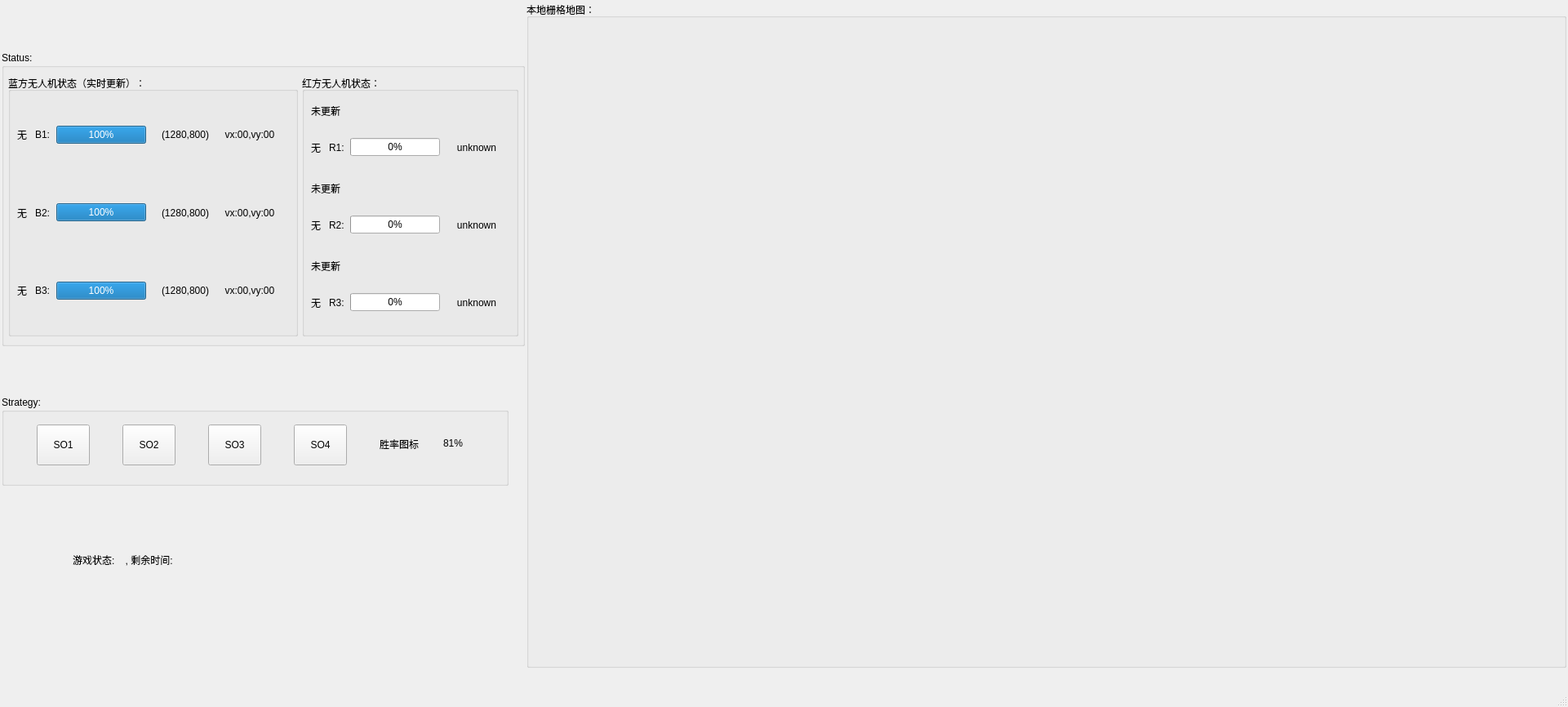
<?xml version="1.0" encoding="UTF-8"?>
<ui version="4.0">
 <class>MainWindow</class>
 <widget class="QMainWindow" name="MainWindow">
  <property name="geometry">
   <rect>
    <x>0</x>
    <y>0</y>
    <width>1921</width>
    <height>866</height>
   </rect>
  </property>
  <property name="windowTitle">
   <string>MainWindow</string>
  </property>
  <widget class="QWidget" name="centralwidget">
   <property name="sizePolicy">
    <sizepolicy hsizetype="Preferred" vsizetype="Preferred">
     <horstretch>0</horstretch>
     <verstretch>0</verstretch>
    </sizepolicy>
   </property>
   <property name="minimumSize">
    <size>
     <width>1921</width>
     <height>820</height>
    </size>
   </property>
   <property name="maximumSize">
    <size>
     <width>1921</width>
     <height>820</height>
    </size>
   </property>
   <layout class="QHBoxLayout" name="horizontalLayout_8" stretch="1,4">
    <property name="spacing">
     <number>2</number>
    </property>
    <property name="sizeConstraint">
     <enum>QLayout::SetDefaultConstraint</enum>
    </property>
    <property name="leftMargin">
     <number>2</number>
    </property>
    <property name="topMargin">
     <number>2</number>
    </property>
    <property name="rightMargin">
     <number>2</number>
    </property>
    <property name="bottomMargin">
     <number>2</number>
    </property>
    <item>
     <layout class="QVBoxLayout" name="match_layout">
      <property name="spacing">
       <number>0</number>
      </property>
      <item>
       <widget class="QGroupBox" name="groupBox_3">
        <property name="minimumSize">
         <size>
          <width>641</width>
          <height>361</height>
         </size>
        </property>
        <property name="maximumSize">
         <size>
          <width>641</width>
          <height>361</height>
         </size>
        </property>
        <property name="title">
         <string>Status:</string>
        </property>
        <layout class="QHBoxLayout" name="horizontalLayout_9" stretch="2,1">
         <property name="spacing">
          <number>1</number>
         </property>
         <property name="leftMargin">
          <number>1</number>
         </property>
         <property name="rightMargin">
          <number>1</number>
         </property>
         <item>
          <widget class="QGroupBox" name="groupBox">
           <property name="minimumSize">
            <size>
             <width>355</width>
             <height>0</height>
            </size>
           </property>
           <property name="maximumSize">
            <size>
             <width>355</width>
             <height>16777215</height>
            </size>
           </property>
           <property name="title">
            <string>蓝方无人机状态（实时更新）：</string>
           </property>
           <layout class="QVBoxLayout" name="verticalLayout_4">
            <property name="spacing">
             <number>7</number>
            </property>
            <property name="leftMargin">
             <number>0</number>
            </property>
            <property name="rightMargin">
             <number>0</number>
            </property>
            <item>
             <layout class="QHBoxLayout" name="horizontalLayout" stretch="20,24,110,88,96">
              <property name="spacing">
               <number>2</number>
              </property>
              <property name="leftMargin">
               <number>8</number>
              </property>
              <property name="rightMargin">
               <number>8</number>
              </property>
              <item>
               <widget class="QLabel" name="Bstat1">
                <property name="minimumSize">
                 <size>
                  <width>20</width>
                  <height>0</height>
                 </size>
                </property>
                <property name="maximumSize">
                 <size>
                  <width>20</width>
                  <height>16777215</height>
                 </size>
                </property>
                <property name="text">
                 <string>无</string>
                </property>
               </widget>
              </item>
              <item>
               <widget class="QLabel" name="B1">
                <property name="sizePolicy">
                 <sizepolicy hsizetype="Preferred" vsizetype="Preferred">
                  <horstretch>2</horstretch>
                  <verstretch>0</verstretch>
                 </sizepolicy>
                </property>
                <property name="minimumSize">
                 <size>
                  <width>24</width>
                  <height>0</height>
                 </size>
                </property>
                <property name="maximumSize">
                 <size>
                  <width>24</width>
                  <height>16777215</height>
                 </size>
                </property>
                <property name="text">
                 <string>B1:</string>
                </property>
               </widget>
              </item>
              <item>
               <widget class="QProgressBar" name="Bhp1">
                <property name="sizePolicy">
                 <sizepolicy hsizetype="Expanding" vsizetype="Fixed">
                  <horstretch>0</horstretch>
                  <verstretch>0</verstretch>
                 </sizepolicy>
                </property>
                <property name="minimumSize">
                 <size>
                  <width>110</width>
                  <height>0</height>
                 </size>
                </property>
                <property name="maximumSize">
                 <size>
                  <width>110</width>
                  <height>16777215</height>
                 </size>
                </property>
                <property name="value">
                 <number>100</number>
                </property>
               </widget>
              </item>
              <item>
               <widget class="QLabel" name="Bponit1">
                <property name="sizePolicy">
                 <sizepolicy hsizetype="Maximum" vsizetype="Preferred">
                  <horstretch>0</horstretch>
                  <verstretch>0</verstretch>
                 </sizepolicy>
                </property>
                <property name="minimumSize">
                 <size>
                  <width>88</width>
                  <height>0</height>
                 </size>
                </property>
                <property name="maximumSize">
                 <size>
                  <width>88</width>
                  <height>16777215</height>
                 </size>
                </property>
                <property name="text">
                 <string>(1280,800)</string>
                </property>
                <property name="alignment">
                 <set>Qt::AlignRight|Qt::AlignTrailing|Qt::AlignVCenter</set>
                </property>
               </widget>
              </item>
              <item>
               <widget class="QLabel" name="Bv1">
                <property name="sizePolicy">
                 <sizepolicy hsizetype="Maximum" vsizetype="Preferred">
                  <horstretch>0</horstretch>
                  <verstretch>0</verstretch>
                 </sizepolicy>
                </property>
                <property name="minimumSize">
                 <size>
                  <width>96</width>
                  <height>0</height>
                 </size>
                </property>
                <property name="maximumSize">
                 <size>
                  <width>96</width>
                  <height>16777215</height>
                 </size>
                </property>
                <property name="text">
                 <string>vx:00,vy:00</string>
                </property>
                <property name="alignment">
                 <set>Qt::AlignCenter</set>
                </property>
               </widget>
              </item>
             </layout>
            </item>
            <item>
             <layout class="QHBoxLayout" name="horizontalLayout_3" stretch="20,24,110,88,96">
              <property name="spacing">
               <number>2</number>
              </property>
              <property name="leftMargin">
               <number>8</number>
              </property>
              <property name="rightMargin">
               <number>8</number>
              </property>
              <item>
               <widget class="QLabel" name="Bstat2">
                <property name="minimumSize">
                 <size>
                  <width>20</width>
                  <height>0</height>
                 </size>
                </property>
                <property name="maximumSize">
                 <size>
                  <width>20</width>
                  <height>16777215</height>
                 </size>
                </property>
                <property name="text">
                 <string>无</string>
                </property>
               </widget>
              </item>
              <item>
               <widget class="QLabel" name="B2">
                <property name="sizePolicy">
                 <sizepolicy hsizetype="Preferred" vsizetype="Preferred">
                  <horstretch>0</horstretch>
                  <verstretch>0</verstretch>
                 </sizepolicy>
                </property>
                <property name="minimumSize">
                 <size>
                  <width>24</width>
                  <height>0</height>
                 </size>
                </property>
                <property name="maximumSize">
                 <size>
                  <width>24</width>
                  <height>16777215</height>
                 </size>
                </property>
                <property name="text">
                 <string>B2:</string>
                </property>
               </widget>
              </item>
              <item>
               <widget class="QProgressBar" name="Bhp2">
                <property name="sizePolicy">
                 <sizepolicy hsizetype="Expanding" vsizetype="Fixed">
                  <horstretch>0</horstretch>
                  <verstretch>0</verstretch>
                 </sizepolicy>
                </property>
                <property name="minimumSize">
                 <size>
                  <width>110</width>
                  <height>0</height>
                 </size>
                </property>
                <property name="maximumSize">
                 <size>
                  <width>110</width>
                  <height>16777215</height>
                 </size>
                </property>
                <property name="value">
                 <number>100</number>
                </property>
               </widget>
              </item>
              <item>
               <widget class="QLabel" name="Bponit2">
                <property name="sizePolicy">
                 <sizepolicy hsizetype="Maximum" vsizetype="Preferred">
                  <horstretch>0</horstretch>
                  <verstretch>0</verstretch>
                 </sizepolicy>
                </property>
                <property name="minimumSize">
                 <size>
                  <width>88</width>
                  <height>0</height>
                 </size>
                </property>
                <property name="maximumSize">
                 <size>
                  <width>88</width>
                  <height>16777215</height>
                 </size>
                </property>
                <property name="contextMenuPolicy">
                 <enum>Qt::DefaultContextMenu</enum>
                </property>
                <property name="text">
                 <string>(1280,800)</string>
                </property>
                <property name="alignment">
                 <set>Qt::AlignRight|Qt::AlignTrailing|Qt::AlignVCenter</set>
                </property>
               </widget>
              </item>
              <item>
               <widget class="QLabel" name="Bv1_2">
                <property name="sizePolicy">
                 <sizepolicy hsizetype="Maximum" vsizetype="Preferred">
                  <horstretch>0</horstretch>
                  <verstretch>0</verstretch>
                 </sizepolicy>
                </property>
                <property name="minimumSize">
                 <size>
                  <width>96</width>
                  <height>0</height>
                 </size>
                </property>
                <property name="maximumSize">
                 <size>
                  <width>96</width>
                  <height>16777215</height>
                 </size>
                </property>
                <property name="text">
                 <string>vx:00,vy:00</string>
                </property>
                <property name="alignment">
                 <set>Qt::AlignCenter</set>
                </property>
               </widget>
              </item>
             </layout>
            </item>
            <item>
             <layout class="QHBoxLayout" name="horizontalLayout_4" stretch="20,24,110,88,96">
              <property name="spacing">
               <number>2</number>
              </property>
              <property name="leftMargin">
               <number>8</number>
              </property>
              <property name="rightMargin">
               <number>8</number>
              </property>
              <item>
               <widget class="QLabel" name="Bstat3">
                <property name="minimumSize">
                 <size>
                  <width>20</width>
                  <height>0</height>
                 </size>
                </property>
                <property name="maximumSize">
                 <size>
                  <width>20</width>
                  <height>16777215</height>
                 </size>
                </property>
                <property name="text">
                 <string>无</string>
                </property>
               </widget>
              </item>
              <item>
               <widget class="QLabel" name="B3">
                <property name="minimumSize">
                 <size>
                  <width>24</width>
                  <height>0</height>
                 </size>
                </property>
                <property name="maximumSize">
                 <size>
                  <width>24</width>
                  <height>16777215</height>
                 </size>
                </property>
                <property name="text">
                 <string>B3:</string>
                </property>
               </widget>
              </item>
              <item>
               <widget class="QProgressBar" name="Bhp3">
                <property name="minimumSize">
                 <size>
                  <width>110</width>
                  <height>0</height>
                 </size>
                </property>
                <property name="maximumSize">
                 <size>
                  <width>110</width>
                  <height>16777215</height>
                 </size>
                </property>
                <property name="value">
                 <number>100</number>
                </property>
               </widget>
              </item>
              <item>
               <widget class="QLabel" name="Bponit3">
                <property name="sizePolicy">
                 <sizepolicy hsizetype="Maximum" vsizetype="Preferred">
                  <horstretch>0</horstretch>
                  <verstretch>0</verstretch>
                 </sizepolicy>
                </property>
                <property name="minimumSize">
                 <size>
                  <width>88</width>
                  <height>0</height>
                 </size>
                </property>
                <property name="maximumSize">
                 <size>
                  <width>88</width>
                  <height>16777215</height>
                 </size>
                </property>
                <property name="text">
                 <string>(1280,800)</string>
                </property>
                <property name="alignment">
                 <set>Qt::AlignRight|Qt::AlignTrailing|Qt::AlignVCenter</set>
                </property>
               </widget>
              </item>
              <item>
               <widget class="QLabel" name="Bv1_3">
                <property name="sizePolicy">
                 <sizepolicy hsizetype="Maximum" vsizetype="Preferred">
                  <horstretch>0</horstretch>
                  <verstretch>0</verstretch>
                 </sizepolicy>
                </property>
                <property name="minimumSize">
                 <size>
                  <width>96</width>
                  <height>0</height>
                 </size>
                </property>
                <property name="maximumSize">
                 <size>
                  <width>96</width>
                  <height>16777215</height>
                 </size>
                </property>
                <property name="text">
                 <string>vx:00,vy:00</string>
                </property>
                <property name="alignment">
                 <set>Qt::AlignCenter</set>
                </property>
               </widget>
              </item>
             </layout>
            </item>
           </layout>
          </widget>
         </item>
         <item>
          <widget class="QGroupBox" name="groupBox_2">
           <property name="minimumSize">
            <size>
             <width>265</width>
             <height>0</height>
            </size>
           </property>
           <property name="maximumSize">
            <size>
             <width>265</width>
             <height>16777215</height>
            </size>
           </property>
           <property name="title">
            <string>红方无人机状态：</string>
           </property>
           <layout class="QVBoxLayout" name="verticalLayout_5">
            <property name="leftMargin">
             <number>8</number>
            </property>
            <property name="rightMargin">
             <number>4</number>
            </property>
            <item>
             <layout class="QVBoxLayout" name="verticalLayout" stretch="1,2">
              <property name="spacing">
               <number>0</number>
              </property>
              <item>
               <widget class="QLabel" name="updataetime1">
                <property name="minimumSize">
                 <size>
                  <width>240</width>
                  <height>0</height>
                 </size>
                </property>
                <property name="maximumSize">
                 <size>
                  <width>240</width>
                  <height>16777215</height>
                 </size>
                </property>
                <property name="text">
                 <string>未更新</string>
                </property>
               </widget>
              </item>
              <item>
               <layout class="QHBoxLayout" name="horizontalLayout_5" stretch="20,24,110,88">
                <property name="spacing">
                 <number>2</number>
                </property>
                <item>
                 <widget class="QLabel" name="Rstat1">
                  <property name="minimumSize">
                   <size>
                    <width>20</width>
                    <height>0</height>
                   </size>
                  </property>
                  <property name="maximumSize">
                   <size>
                    <width>20</width>
                    <height>16777215</height>
                   </size>
                  </property>
                  <property name="text">
                   <string>无</string>
                  </property>
                 </widget>
                </item>
                <item>
                 <widget class="QLabel" name="R1">
                  <property name="minimumSize">
                   <size>
                    <width>24</width>
                    <height>0</height>
                   </size>
                  </property>
                  <property name="maximumSize">
                   <size>
                    <width>24</width>
                    <height>16777215</height>
                   </size>
                  </property>
                  <property name="text">
                   <string>R1:</string>
                  </property>
                 </widget>
                </item>
                <item>
                 <widget class="QProgressBar" name="Rhp1">
                  <property name="minimumSize">
                   <size>
                    <width>110</width>
                    <height>0</height>
                   </size>
                  </property>
                  <property name="maximumSize">
                   <size>
                    <width>110</width>
                    <height>16777215</height>
                   </size>
                  </property>
                  <property name="value">
                   <number>0</number>
                  </property>
                 </widget>
                </item>
                <item>
                 <widget class="QLabel" name="Rponit1">
                  <property name="minimumSize">
                   <size>
                    <width>88</width>
                    <height>0</height>
                   </size>
                  </property>
                  <property name="maximumSize">
                   <size>
                    <width>88</width>
                    <height>16777215</height>
                   </size>
                  </property>
                  <property name="text">
                   <string>unknown</string>
                  </property>
                  <property name="alignment">
                   <set>Qt::AlignCenter</set>
                  </property>
                 </widget>
                </item>
               </layout>
              </item>
             </layout>
            </item>
            <item>
             <layout class="QVBoxLayout" name="verticalLayout_2" stretch="1,2">
              <property name="spacing">
               <number>0</number>
              </property>
              <item>
               <widget class="QLabel" name="updataetime2">
                <property name="minimumSize">
                 <size>
                  <width>240</width>
                  <height>0</height>
                 </size>
                </property>
                <property name="maximumSize">
                 <size>
                  <width>240</width>
                  <height>16777215</height>
                 </size>
                </property>
                <property name="text">
                 <string>未更新</string>
                </property>
               </widget>
              </item>
              <item>
               <layout class="QHBoxLayout" name="horizontalLayout_7" stretch="20,24,110,88">
                <property name="spacing">
                 <number>2</number>
                </property>
                <item>
                 <widget class="QLabel" name="Rstat2">
                  <property name="minimumSize">
                   <size>
                    <width>20</width>
                    <height>0</height>
                   </size>
                  </property>
                  <property name="maximumSize">
                   <size>
                    <width>20</width>
                    <height>16777215</height>
                   </size>
                  </property>
                  <property name="text">
                   <string>无</string>
                  </property>
                 </widget>
                </item>
                <item>
                 <widget class="QLabel" name="R2">
                  <property name="minimumSize">
                   <size>
                    <width>24</width>
                    <height>0</height>
                   </size>
                  </property>
                  <property name="maximumSize">
                   <size>
                    <width>24</width>
                    <height>16777215</height>
                   </size>
                  </property>
                  <property name="text">
                   <string>R2:</string>
                  </property>
                 </widget>
                </item>
                <item>
                 <widget class="QProgressBar" name="Rhp2">
                  <property name="minimumSize">
                   <size>
                    <width>110</width>
                    <height>0</height>
                   </size>
                  </property>
                  <property name="maximumSize">
                   <size>
                    <width>110</width>
                    <height>16777215</height>
                   </size>
                  </property>
                  <property name="value">
                   <number>0</number>
                  </property>
                 </widget>
                </item>
                <item>
                 <widget class="QLabel" name="Rponit2">
                  <property name="sizePolicy">
                   <sizepolicy hsizetype="Maximum" vsizetype="Preferred">
                    <horstretch>0</horstretch>
                    <verstretch>0</verstretch>
                   </sizepolicy>
                  </property>
                  <property name="minimumSize">
                   <size>
                    <width>88</width>
                    <height>0</height>
                   </size>
                  </property>
                  <property name="maximumSize">
                   <size>
                    <width>88</width>
                    <height>16777215</height>
                   </size>
                  </property>
                  <property name="text">
                   <string>unknown</string>
                  </property>
                  <property name="alignment">
                   <set>Qt::AlignCenter</set>
                  </property>
                 </widget>
                </item>
               </layout>
              </item>
             </layout>
            </item>
            <item>
             <layout class="QVBoxLayout" name="verticalLayout_3" stretch="1,2">
              <property name="spacing">
               <number>0</number>
              </property>
              <item>
               <widget class="QLabel" name="updataetime3">
                <property name="minimumSize">
                 <size>
                  <width>240</width>
                  <height>0</height>
                 </size>
                </property>
                <property name="maximumSize">
                 <size>
                  <width>240</width>
                  <height>16777215</height>
                 </size>
                </property>
                <property name="text">
                 <string>未更新</string>
                </property>
               </widget>
              </item>
              <item>
               <layout class="QHBoxLayout" name="horizontalLayout_6" stretch="20,24,110,88">
                <property name="spacing">
                 <number>2</number>
                </property>
                <item>
                 <widget class="QLabel" name="Rstat3">
                  <property name="minimumSize">
                   <size>
                    <width>20</width>
                    <height>0</height>
                   </size>
                  </property>
                  <property name="maximumSize">
                   <size>
                    <width>20</width>
                    <height>16777215</height>
                   </size>
                  </property>
                  <property name="text">
                   <string>无</string>
                  </property>
                 </widget>
                </item>
                <item>
                 <widget class="QLabel" name="R3">
                  <property name="minimumSize">
                   <size>
                    <width>24</width>
                    <height>0</height>
                   </size>
                  </property>
                  <property name="maximumSize">
                   <size>
                    <width>24</width>
                    <height>16777215</height>
                   </size>
                  </property>
                  <property name="text">
                   <string>R3:</string>
                  </property>
                 </widget>
                </item>
                <item>
                 <widget class="QProgressBar" name="Rhp3">
                  <property name="minimumSize">
                   <size>
                    <width>110</width>
                    <height>0</height>
                   </size>
                  </property>
                  <property name="maximumSize">
                   <size>
                    <width>110</width>
                    <height>16777215</height>
                   </size>
                  </property>
                  <property name="value">
                   <number>0</number>
                  </property>
                 </widget>
                </item>
                <item>
                 <widget class="QLabel" name="Rponit3">
                  <property name="sizePolicy">
                   <sizepolicy hsizetype="Maximum" vsizetype="Preferred">
                    <horstretch>0</horstretch>
                    <verstretch>0</verstretch>
                   </sizepolicy>
                  </property>
                  <property name="minimumSize">
                   <size>
                    <width>88</width>
                    <height>0</height>
                   </size>
                  </property>
                  <property name="maximumSize">
                   <size>
                    <width>88</width>
                    <height>16777215</height>
                   </size>
                  </property>
                  <property name="text">
                   <string>unknown</string>
                  </property>
                  <property name="alignment">
                   <set>Qt::AlignCenter</set>
                  </property>
                 </widget>
                </item>
               </layout>
              </item>
             </layout>
            </item>
           </layout>
          </widget>
         </item>
        </layout>
       </widget>
      </item>
      <item>
       <widget class="QGroupBox" name="groupBox_4">
        <property name="minimumSize">
         <size>
          <width>621</width>
          <height>110</height>
         </size>
        </property>
        <property name="maximumSize">
         <size>
          <width>621</width>
          <height>110</height>
         </size>
        </property>
        <property name="title">
         <string>Strategy:</string>
        </property>
        <layout class="QHBoxLayout" name="horizontalLayout_10" stretch="1,1,1,1,3">
         <property name="spacing">
          <number>40</number>
         </property>
         <property name="leftMargin">
          <number>40</number>
         </property>
         <property name="topMargin">
          <number>0</number>
         </property>
         <property name="rightMargin">
          <number>40</number>
         </property>
         <property name="bottomMargin">
          <number>6</number>
         </property>
         <item>
          <widget class="QPushButton" name="SO1">
           <property name="sizePolicy">
            <sizepolicy hsizetype="Minimum" vsizetype="Maximum">
             <horstretch>0</horstretch>
             <verstretch>0</verstretch>
            </sizepolicy>
           </property>
           <property name="minimumSize">
            <size>
             <width>65</width>
             <height>0</height>
            </size>
           </property>
           <property name="maximumSize">
            <size>
             <width>65</width>
             <height>50</height>
            </size>
           </property>
           <property name="text">
            <string>SO1</string>
           </property>
          </widget>
         </item>
         <item>
          <widget class="QPushButton" name="SO2">
           <property name="sizePolicy">
            <sizepolicy hsizetype="Minimum" vsizetype="Maximum">
             <horstretch>0</horstretch>
             <verstretch>0</verstretch>
            </sizepolicy>
           </property>
           <property name="minimumSize">
            <size>
             <width>65</width>
             <height>0</height>
            </size>
           </property>
           <property name="maximumSize">
            <size>
             <width>65</width>
             <height>50</height>
            </size>
           </property>
           <property name="text">
            <string>SO2</string>
           </property>
          </widget>
         </item>
         <item>
          <widget class="QPushButton" name="SO3">
           <property name="sizePolicy">
            <sizepolicy hsizetype="Minimum" vsizetype="Maximum">
             <horstretch>0</horstretch>
             <verstretch>0</verstretch>
            </sizepolicy>
           </property>
           <property name="minimumSize">
            <size>
             <width>65</width>
             <height>0</height>
            </size>
           </property>
           <property name="maximumSize">
            <size>
             <width>65</width>
             <height>50</height>
            </size>
           </property>
           <property name="text">
            <string>SO3</string>
           </property>
          </widget>
         </item>
         <item>
          <widget class="QPushButton" name="SO4">
           <property name="sizePolicy">
            <sizepolicy hsizetype="Minimum" vsizetype="Maximum">
             <horstretch>0</horstretch>
             <verstretch>0</verstretch>
            </sizepolicy>
           </property>
           <property name="minimumSize">
            <size>
             <width>65</width>
             <height>0</height>
            </size>
           </property>
           <property name="maximumSize">
            <size>
             <width>65</width>
             <height>50</height>
            </size>
           </property>
           <property name="text">
            <string>SO4</string>
           </property>
          </widget>
         </item>
         <item>
          <layout class="QHBoxLayout" name="horizontalLayout_11">
           <property name="bottomMargin">
            <number>4</number>
           </property>
           <item>
            <widget class="QLabel" name="win_icon">
             <property name="minimumSize">
              <size>
               <width>75</width>
               <height>75</height>
              </size>
             </property>
             <property name="maximumSize">
              <size>
               <width>75</width>
               <height>75</height>
              </size>
             </property>
             <property name="text">
              <string>胜率图标</string>
             </property>
            </widget>
           </item>
           <item>
            <widget class="QLabel" name="win_rate">
             <property name="minimumSize">
              <size>
               <width>40</width>
               <height>0</height>
              </size>
             </property>
             <property name="maximumSize">
              <size>
               <width>40</width>
               <height>16777215</height>
              </size>
             </property>
             <property name="text">
              <string>81%</string>
             </property>
             <property name="textFormat">
              <enum>Qt::RichText</enum>
             </property>
            </widget>
           </item>
          </layout>
         </item>
        </layout>
       </widget>
      </item>
      <item>
       <widget class="QLabel" name="time_status">
        <property name="minimumSize">
         <size>
          <width>300</width>
          <height>60</height>
         </size>
        </property>
        <property name="maximumSize">
         <size>
          <width>300</width>
          <height>60</height>
         </size>
        </property>
        <property name="text">
         <string>游戏状态:    , 剩余时间: </string>
        </property>
        <property name="alignment">
         <set>Qt::AlignCenter</set>
        </property>
       </widget>
      </item>
      <item>
       <spacer name="verticalSpacer">
        <property name="orientation">
         <enum>Qt::Vertical</enum>
        </property>
        <property name="sizeType">
         <enum>QSizePolicy::Maximum</enum>
        </property>
        <property name="sizeHint" stdset="0">
         <size>
          <width>20</width>
          <height>40</height>
         </size>
        </property>
       </spacer>
      </item>
     </layout>
    </item>
    <item>
     <widget class="QGroupBox" name="groupBox_5">
      <property name="sizePolicy">
       <sizepolicy hsizetype="Expanding" vsizetype="Expanding">
        <horstretch>0</horstretch>
        <verstretch>0</verstretch>
       </sizepolicy>
      </property>
      <property name="title">
       <string>本地栅格地图：</string>
      </property>
      <layout class="QHBoxLayout" name="horizontalLayout_2">
       <property name="spacing">
        <number>2</number>
       </property>
       <property name="leftMargin">
        <number>2</number>
       </property>
       <property name="topMargin">
        <number>2</number>
       </property>
       <property name="rightMargin">
        <number>2</number>
       </property>
       <property name="bottomMargin">
        <number>2</number>
       </property>
       <item>
        <widget class="QWidget" name="gridmap" native="true">
         <property name="minimumSize">
          <size>
           <width>1280</width>
           <height>800</height>
          </size>
         </property>
         <property name="maximumSize">
          <size>
           <width>1280</width>
           <height>800</height>
          </size>
         </property>
        </widget>
       </item>
      </layout>
     </widget>
    </item>
   </layout>
  </widget>
  <widget class="QStatusBar" name="statusbar"/>
  <widget class="QMenuBar" name="menubar">
   <property name="geometry">
    <rect>
     <x>0</x>
     <y>0</y>
     <width>1921</width>
     <height>26</height>
    </rect>
   </property>
  </widget>
 </widget>
 <resources/>
 <connections/>
</ui>
